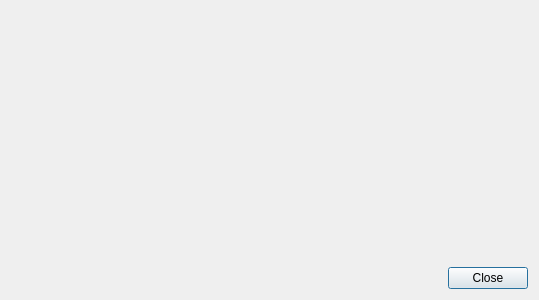
<?xml version="1.0" encoding="UTF-8"?>
<ui version="4.0">
 <class>mdptvp::gui::AboutDialog</class>
 <widget class="QDialog" name="mdptvp::gui::AboutDialog">
  <property name="geometry">
   <rect>
    <x>0</x>
    <y>0</y>
    <width>539</width>
    <height>300</height>
   </rect>
  </property>
  <property name="windowTitle">
   <string>Dialog</string>
  </property>
  <layout class="QVBoxLayout" name="verticalLayout">
   <item>
    <layout class="QHBoxLayout" name="horizontalLayout">
     <item>
      <widget class="QLabel" name="mdpt_logo_">
       <property name="sizePolicy">
        <sizepolicy hsizetype="Fixed" vsizetype="Fixed">
         <horstretch>0</horstretch>
         <verstretch>0</verstretch>
        </sizepolicy>
       </property>
       <property name="text">
        <string/>
       </property>
       <property name="pixmap">
        <pixmap resource="../../../resources/resources.qrc">:/images/mdpt</pixmap>
       </property>
      </widget>
     </item>
     <item>
      <widget class="QLabel" name="about_label_">
       <property name="textFormat">
        <enum>Qt::RichText</enum>
       </property>
      </widget>
     </item>
    </layout>
   </item>
   <item>
    <widget class="QDialogButtonBox" name="button_box_">
     <property name="orientation">
      <enum>Qt::Horizontal</enum>
     </property>
     <property name="standardButtons">
      <set>QDialogButtonBox::Close</set>
     </property>
    </widget>
   </item>
  </layout>
 </widget>
 <resources>
  <include location="../../../resources/resources.qrc"/>
 </resources>
 <connections>
  <connection>
   <sender>button_box_</sender>
   <signal>accepted()</signal>
   <receiver>mdptvp::gui::AboutDialog</receiver>
   <slot>accept()</slot>
   <hints>
    <hint type="sourcelabel">
     <x>248</x>
     <y>254</y>
    </hint>
    <hint type="destinationlabel">
     <x>157</x>
     <y>274</y>
    </hint>
   </hints>
  </connection>
  <connection>
   <sender>button_box_</sender>
   <signal>rejected()</signal>
   <receiver>mdptvp::gui::AboutDialog</receiver>
   <slot>reject()</slot>
   <hints>
    <hint type="sourcelabel">
     <x>316</x>
     <y>260</y>
    </hint>
    <hint type="destinationlabel">
     <x>286</x>
     <y>274</y>
    </hint>
   </hints>
  </connection>
 </connections>
</ui>
